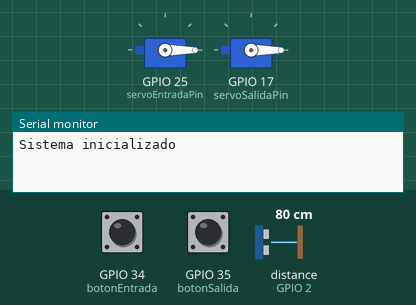
Bench run of a sketch on a simulated ESP32. On the bench: 2 × servo, the last lines printed to the serial monitor. The test bench sets the inputs (shaded band); at power-on: GPIO 34 (botonEntrada) HIGH, GPIO 35 (botonSalida) HIGH, distance to the obstacle (sensor on GPIO 2) 80 cm. The echo pulse lasts 58.3 µs per cm.

Above: at 1.2 s.
1.3 s: GPIO 34 (botonEntrada) pulled LOW for 0.15 s
At 2.2 s:
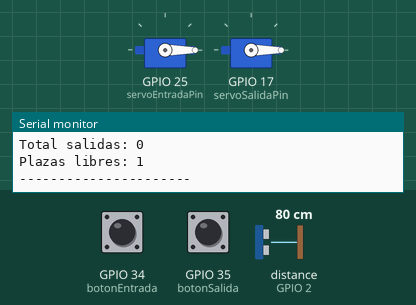
2.9 s: GPIO 35 (botonSalida) pulled LOW for 0.15 s
At 3.9 s:
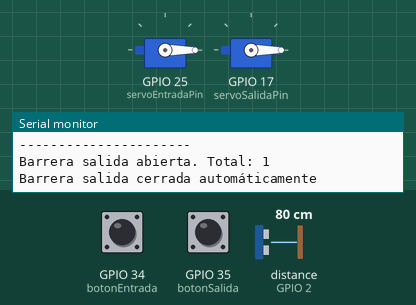
Timing chart, 0 to 5.9 s (numbered marks = the images above; inputs shaded):
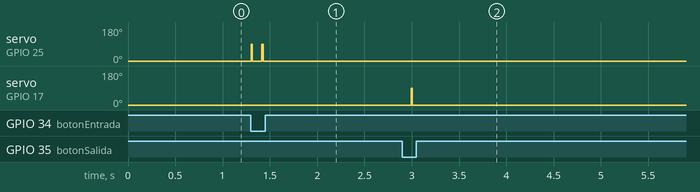

Measured:
- after the input at 1.3 s, servo on GPIO 25 (servoEntradaPin): alternates 90° for 0.01 s and 0° for 0.10 s, 4 changes in all, then stays 0°, starting at once
- after the input at 2.9 s, servo on GPIO 17 (servoSalidaPin): 0° → 90° after 0.10 s, → 0° 0.01 s later

The sketch:

parking.ino
```cpp
#include <ESP32Servo.h>

// Configuración de pines (mantenidos del código original)
const int botonEntrada = 34;
const int botonSalida = 35;
const int trigPin = 4;
const int echoPin = 2;
const int servoEntradaPin = 25;
const int servoSalidaPin = 17;

// Configuración del parking
const int CAPACIDAD_MAXIMA = 3;
const int DISTANCIA_DETECCION = 15; // cm
const int ANGULO_ABIERTO = 90;
const int ANGULO_CERRADO = 0;

// Variables de estado
int cochesEnParking = 0;
int contadorEntradas = 0;
int contadorSalidas = 0;

// Objetos Servo
Servo barreraEntrada;
Servo barreraSalida;

void setup() {
  Serial.begin(9600);

  // Configurar pines
  pinMode(botonEntrada, INPUT_PULLUP);
  pinMode(botonSalida, INPUT_PULLUP);
  pinMode(trigPin, OUTPUT);
  pinMode(echoPin, INPUT);

  // Inicializar servos
  barreraEntrada.attach(servoEntradaPin);
  barreraSalida.attach(servoSalidaPin);
  barreraEntrada.write(ANGULO_CERRADO);
  barreraSalida.write(ANGULO_CERRADO);

  Serial.println("Sistema inicializado");
}

int medirDistancia() {
  digitalWrite(trigPin, LOW);
  delayMicroseconds(2);
  digitalWrite(trigPin, HIGH);
  delayMicroseconds(10);
  digitalWrite(trigPin, LOW);

  long duracion = pulseIn(echoPin, HIGH);
  return duracion * 0.034 / 2;
}

void gestionarEntrada() {
  if (digitalRead(botonEntrada) == LOW && cochesEnParking < CAPACIDAD_MAXIMA) {
    barreraEntrada.write(ANGULO_ABIERTO);
    cochesEnParking++;
    contadorEntradas++;
    Serial.println("Barrera entrada abierta. Total: " + String(cochesEnParking));
  }

  // Si la barrera está abierta y no hay coche, cerrar
  if (barreraEntrada.read() == ANGULO_ABIERTO) {
    if (medirDistancia() > DISTANCIA_DETECCION) {
      barreraEntrada.write(ANGULO_CERRADO);
      Serial.println("Barrera entrada cerrada automáticamente");
    }
  }
}

void gestionarSalida() {
  if (digitalRead(botonSalida) == LOW && cochesEnParking > 0) {
    barreraSalida.write(ANGULO_ABIERTO);
    cochesEnParking--;
    contadorSalidas++;
    Serial.println("Barrera salida abierta. Total: " + String(cochesEnParking));
  }

  // Si la barrera está abierta y no hay coche, cerrar
  if (barreraSalida.read() == ANGULO_ABIERTO) {
    if (medirDistancia() > DISTANCIA_DETECCION) {
      barreraSalida.write(ANGULO_CERRADO);
      Serial.println("Barrera salida cerrada automáticamente");
    }
  }
}

void mostrarEstado() {
  static unsigned long ultimoInforme = 0;
  if (millis() - ultimoInforme >= 2000) {
    ultimoInforme = millis();
    Serial.println("\n--- Estado del Parking ---");
    Serial.println("Coches dentro: " + String(cochesEnParking) + "/" + String(CAPACIDAD_MAXIMA));
    Serial.println("Total entradas: " + String(contadorEntradas));
    Serial.println("Total salidas: " + String(contadorSalidas));
    Serial.println("Plazas libres: " + String(CAPACIDAD_MAXIMA - cochesEnParking));
    Serial.println("----------------------");
  }
}

void loop() {
  gestionarEntrada();
  gestionarSalida();
  mostrarEstado();
  delay(100);
}
```
